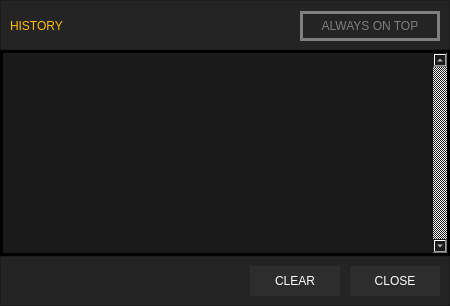
<?xml version="1.0" encoding="UTF-8"?>
<ui version="4.0">
 <class>Dialog</class>
 <widget class="QDialog" name="Dialog">
  <property name="geometry">
   <rect>
    <x>0</x>
    <y>0</y>
    <width>450</width>
    <height>306</height>
   </rect>
  </property>
  <property name="minimumSize">
   <size>
    <width>450</width>
    <height>306</height>
   </size>
  </property>
  <property name="maximumSize">
   <size>
    <width>450</width>
    <height>306</height>
   </size>
  </property>
  <property name="windowTitle">
   <string>Dialog</string>
  </property>
  <property name="styleSheet">
   <string notr="true">background-color: #1a1a1a;
color: #ffffff;</string>
  </property>
  <widget class="QFrame" name="title_bar">
   <property name="geometry">
    <rect>
     <x>0</x>
     <y>0</y>
     <width>450</width>
     <height>50</height>
    </rect>
   </property>
   <property name="font">
    <font>
     <family>Lato Black</family>
     <weight>50</weight>
     <italic>false</italic>
     <bold>false</bold>
    </font>
   </property>
   <property name="styleSheet">
    <string notr="true">background:#242424</string>
   </property>
   <property name="frameShape">
    <enum>QFrame::StyledPanel</enum>
   </property>
   <property name="frameShadow">
    <enum>QFrame::Raised</enum>
   </property>
   <widget class="QLabel" name="label">
    <property name="geometry">
     <rect>
      <x>10</x>
      <y>10</y>
      <width>161</width>
      <height>31</height>
     </rect>
    </property>
    <property name="styleSheet">
     <string notr="true">color: #ffbe00;
font: 23px &quot;Lato&quot;;</string>
    </property>
    <property name="text">
     <string>HISTORY</string>
    </property>
   </widget>
   <widget class="QPushButton" name="aot_button">
    <property name="geometry">
     <rect>
      <x>300</x>
      <y>11</y>
      <width>140</width>
      <height>30</height>
     </rect>
    </property>
    <property name="styleSheet">
     <string notr="true">QPushButton{
	color:#7f7f7f;
	background:transparent;
	border:3px solid #7f7f7f;
	font: 15px &quot;Lato Black&quot;
}
QPushButton:checked{
	color: #242424;
	background: #ffffff;
	border: none;
}</string>
    </property>
    <property name="text">
     <string>ALWAYS ON TOP</string>
    </property>
    <property name="checkable">
     <bool>true</bool>
    </property>
   </widget>
  </widget>
  <widget class="QFrame" name="frame_3">
   <property name="geometry">
    <rect>
     <x>0</x>
     <y>50</y>
     <width>450</width>
     <height>206</height>
    </rect>
   </property>
   <property name="styleSheet">
    <string notr="true">QFrame{
	background:transparent;
	border: 3px solid #000000
}</string>
   </property>
   <property name="frameShape">
    <enum>QFrame::StyledPanel</enum>
   </property>
   <property name="frameShadow">
    <enum>QFrame::Raised</enum>
   </property>
   <widget class="QListWidget" name="history_list">
    <property name="geometry">
     <rect>
      <x>30</x>
      <y>3</y>
      <width>417</width>
      <height>200</height>
     </rect>
    </property>
    <property name="styleSheet">
     <string notr="true">QListView{
	background: transparent;
	border:none;
}
QScrollBar{
	width: 10px;
	background: #252525;
	border:none;
	margin: 0px 0px 0px 0px;
}
QScrollBar::handle{
	background: #1a1a1a;
}
QScrollBar::add-line, QScrollBar::sub-line{
	border:none;
	background: none;
}
QScrollBar::add-page, QScrollBar::sub-page{
	border:none;
	background: none;
}</string>
    </property>
    <property name="verticalScrollBarPolicy">
     <enum>Qt::ScrollBarAlwaysOn</enum>
    </property>
    <property name="selectionMode">
     <enum>QAbstractItemView::NoSelection</enum>
    </property>
   </widget>
  </widget>
  <widget class="QFrame" name="frame_2">
   <property name="geometry">
    <rect>
     <x>0</x>
     <y>256</y>
     <width>450</width>
     <height>50</height>
    </rect>
   </property>
   <property name="styleSheet">
    <string notr="true">background: #242424;
font: 15px &quot;Lato Black&quot;</string>
   </property>
   <property name="frameShape">
    <enum>QFrame::StyledPanel</enum>
   </property>
   <property name="frameShadow">
    <enum>QFrame::Raised</enum>
   </property>
   <widget class="QPushButton" name="close_button">
    <property name="geometry">
     <rect>
      <x>350</x>
      <y>10</y>
      <width>90</width>
      <height>30</height>
     </rect>
    </property>
    <property name="styleSheet">
     <string notr="true">background:#2d2d2d;
border:none;</string>
    </property>
    <property name="text">
     <string>CLOSE</string>
    </property>
   </widget>
   <widget class="QPushButton" name="clear_button">
    <property name="geometry">
     <rect>
      <x>250</x>
      <y>10</y>
      <width>90</width>
      <height>30</height>
     </rect>
    </property>
    <property name="styleSheet">
     <string notr="true">background:#2d2d2d;
border:none;</string>
    </property>
    <property name="text">
     <string>CLEAR</string>
    </property>
   </widget>
  </widget>
 </widget>
 <resources/>
 <connections/>
</ui>
